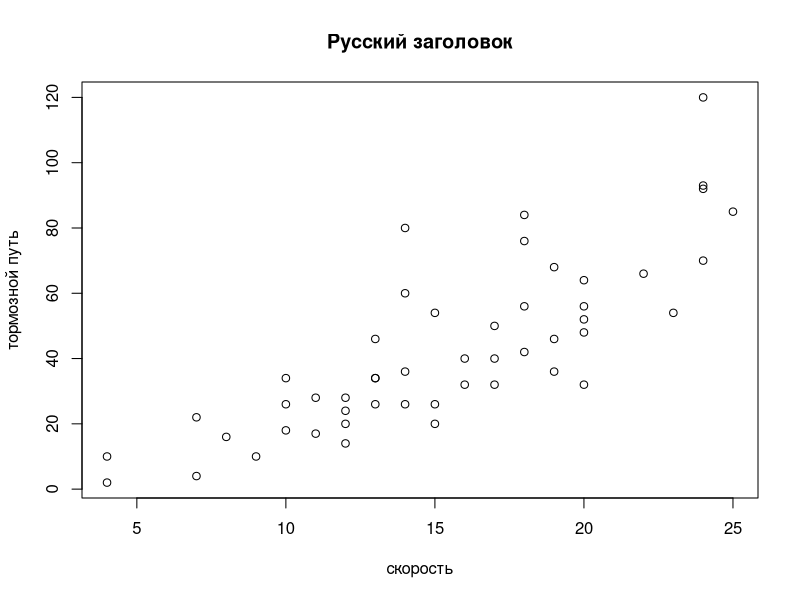
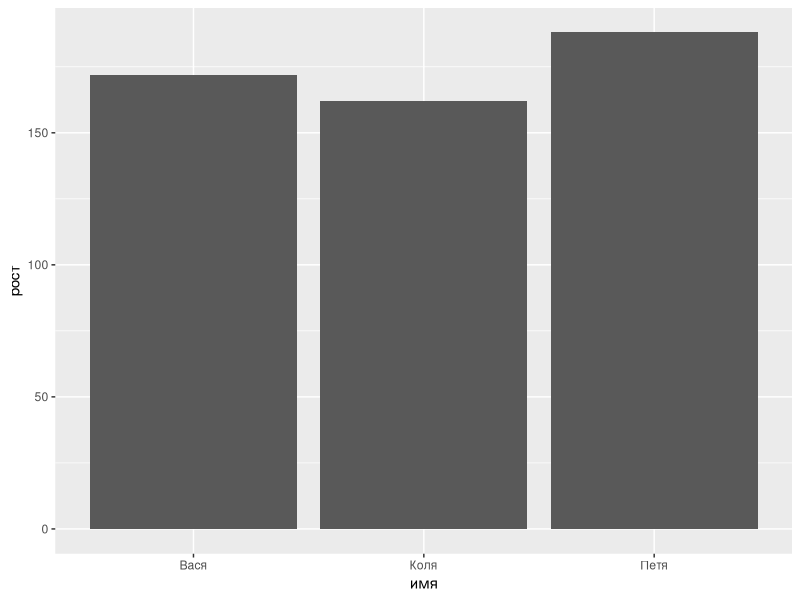

These charts were generated, in order, by the following R code:
## ---- chunk 1
  plot(cars,main="Русский заголовок",xlab="скорость",ylab="тормозной путь")
## ---- chunk 2
library(ggplot2)
library(tibble)
heights <- tibble(имя=c("Вася","Петя","Коля"),
                  рост=c(172,188,162))
## ---- chunk 3
ggplot(data=heights)+
  geom_bar(mapping = aes(x=имя,y=рост),stat = "identity")
